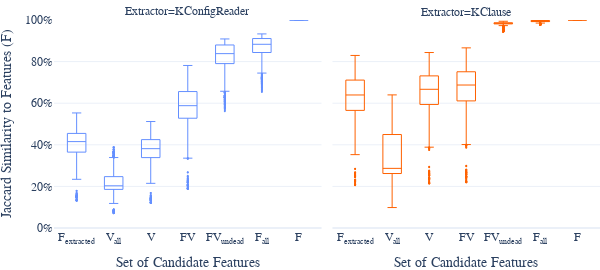

Source (notebook cell):
### Code cell
# # Jaccard similarity to features (RQ2)

# print('extractor comparison:')
# print('min=' + str(df_extractor_comparison['extractor_jaccard'].min()))
# print('median=' + str(df_extractor_comparison['extractor_jaccard'].median()))
# print('max=' + str(df_extractor_comparison['extractor_jaccard'].max()))

# df_features_long = pd.melt(
#     df_features,
#     id_vars=['extractor'],
#     value_vars=['extracted_features_jaccard', 'all_variables_jaccard', 'variables_jaccard', \
#                 'feature_variables_jaccard', 'undead_feature_variables_jaccard', 'all_feature_variables_jaccard', \
#                 'features_jaccard']
# )
# df_features_long.replace({'variable': 'extracted_features_jaccard'}, 'F<sub>extracted</sub>', inplace=True)
# df_features_long.replace({'variable': 'all_variables_jaccard'}, 'V<sub>all</sub>', inplace=True)
# df_features_long.replace({'variable': 'variables_jaccard'}, 'V', inplace=True)
# df_features_long.replace({'variable': 'feature_variables_jaccard'}, 'FV', inplace=True)
# df_features_long.replace({'variable': 'undead_feature_variables_jaccard'}, 'FV<sub>undead</sub>', inplace=True)
# df_features_long.replace({'variable': 'all_feature_variables_jaccard'}, 'F<sub>all</sub>', inplace=True)
# df_features_long.replace({'variable': 'features_jaccard'}, 'F', inplace=True)

# fig = px.box(
#     df_features_long,
#     x='variable',
#     y='value',
#     range_y=[0, 1],
#     color='extractor',
#     facet_col='extractor',
#     labels={'value': 'Jaccard Similarity to Features (F)', 'variable': 'Set of Candidate Features', 'extractor': 'Extractor'},
#     category_orders={'variable': ['F<sub>extracted</sub>', 'V<sub>all</sub>', 'V', 'FV', 'FV<sub>undead</sub>', 'F<sub>all</sub>', 'F'],
#                      'extractor': ['KConfigReader', 'KClause']},
# )
# fig.update_traces(width=0.5)
# percentage_y_axis(fig)
# style_box(fig, legend_position=None)
# show(fig, 'features-jaccard', height=default_height, width=600, margin=dict(l=0, r=0, t=20, b=0))

### Figure 1 — Plotly figure (JSON) as saved in the notebook; plotly's stock layout.template omitted (floating-point values rounded to 4 significant figures; data arrays with more than 128 entries replaced by an {"elided": "..."} marker saying what was removed)
{"data": [{"alignmentgroup": "True", "fillcolor": "rgba(0,0,0,0)", "hovertemplate": "Extractor=KConfigReader<br>Set of Candidate Features=%{x}<br>Jaccard Similarity to Features (F)=%{y}<extra></extra>", "legendgroup": "KConfigReader", "line": {"width": 1}, "marker": {"color": "#648FFF", "size": 2}, "name": "KConfigReader", "notched": false, "offsetgroup": "KConfigReader", "orientation": "v", "showlegend": true, "type": "box", "width": 0.5, "x": {"elided": "23163 str values"}, "x0": " ", "xaxis": "x", "y": {"elided": "23163 float values"}, "y0": " ", "yaxis": "y"}, {"alignmentgroup": "True", "fillcolor": "rgba(0,0,0,0)", "hovertemplate": "Extractor=KClause<br>Set of Candidate Features=%{x}<br>Jaccard Similarity to Features (F)=%{y}<extra></extra>", "legendgroup": "KClause", "line": {"width": 1}, "marker": {"color": "#FE6100", "size": 2}, "name": "KClause", "notched": false, "offsetgroup": "KClause", "orientation": "v", "showlegend": true, "type": "box", "width": 0.5, "x": {"elided": "23163 str values"}, "x0": " ", "xaxis": "x2", "y": {"elided": "23163 float values"}, "y0": " ", "yaxis": "y2"}], "layout": {"annotations": [{"font": {}, "showarrow": false, "text": "Extractor=KConfigReader", "x": 0.245, "xanchor": "center", "xref": "paper", "y": 1, "yanchor": "bottom", "yref": "paper"}, {"font": {}, "showarrow": false, "text": "Extractor=KClause", "x": 0.755, "xanchor": "center", "xref": "paper", "y": 1, "yanchor": "bottom", "yref": "paper"}], "boxmode": "group", "font": {"family": "Linux Biolinum"}, "height": 270, "legend": {"title": {"text": "Extractor"}, "tracegroupgap": 0}, "margin": {"b": 0, "l": 0, "r": 0, "t": 20}, "showlegend": false, "width": 600, "xaxis": {"anchor": "y", "categoryarray": ["F<sub>extracted</sub>", "V<sub>all</sub>", "V", "FV", "FV<sub>undead</sub>", "F<sub>all</sub>", "F"], "categoryorder": "array", "domain": [0, 0.49], "title": {"text": "Set of Candidate Features"}}, "xaxis2": {"anchor": "y2", "categoryarray": ["F<sub>extracted</sub>", "V<sub>all</sub>", "V", "FV", "FV<sub>undead</sub>", "F<sub>all</sub>", "F"], "categoryorder": "array", "domain": [0.51, 1], "matches": "x", "title": {"text": "Set of Candidate Features"}}, "yaxis": {"anchor": "x", "domain": [0, 1], "range": [0, 1], "tickformat": ",.0%", "title": {"text": "Jaccard Similarity to Features (F)"}}, "yaxis2": {"anchor": "x2", "domain": [0, 1], "matches": "y", "showticklabels": false}}}
